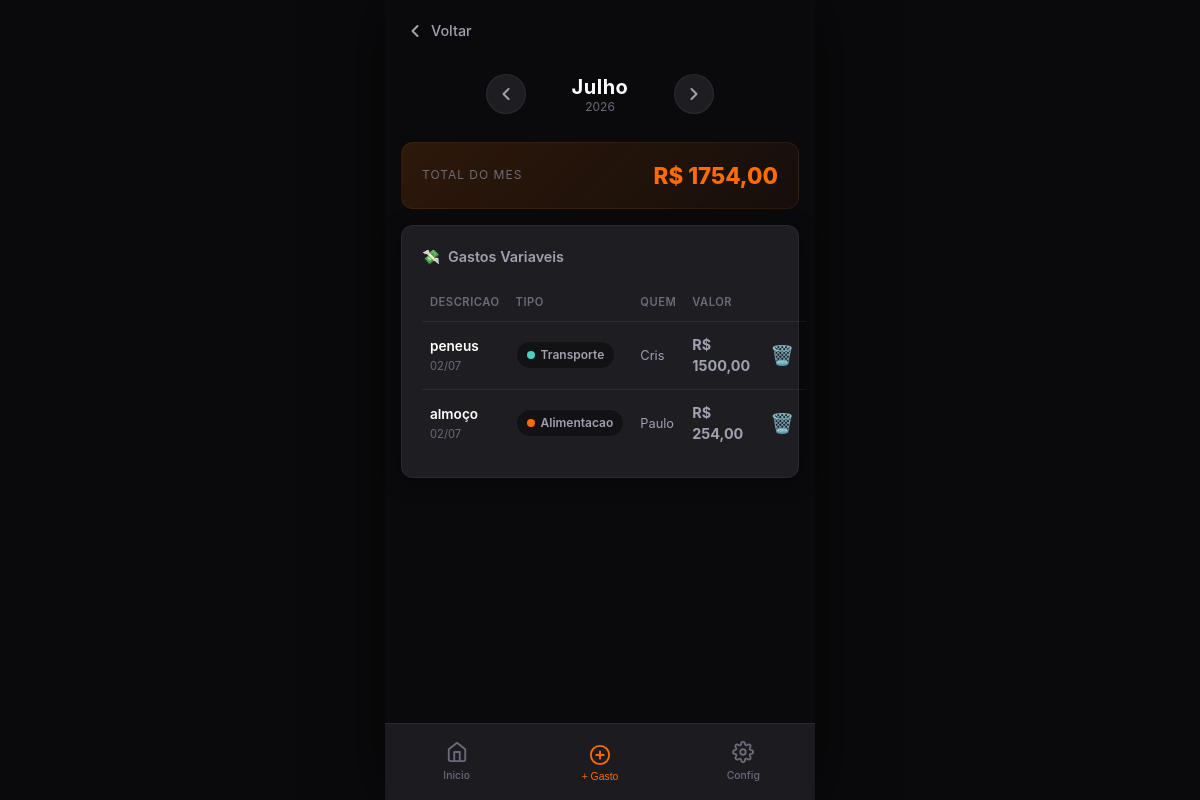
/variable-expenses (signed in), run on the app's committed database.
### app.py (models this page shows)
class VariableExpense(db.Model):
    __tablename__ = 'variable_expenses'
    id = db.Column(db.Integer, primary_key=True)
    description = db.Column(db.String(200), nullable=False)
    value = db.Column(db.Float, nullable=False)
    date = db.Column(db.DateTime, default=datetime.utcnow)
    month = db.Column(db.Integer, nullable=False)
    year = db.Column(db.Integer, nullable=False)
    user_id = db.Column(db.Integer, db.ForeignKey('users.id'), nullable=False)
    expense_type_id = db.Column(db.Integer, db.ForeignKey('expense_types.id'), nullable=False)
    created_at = db.Column(db.DateTime, default=datetime.utcnow)

class ExpenseType(db.Model):
    __tablename__ = 'expense_types'
    id = db.Column(db.Integer, primary_key=True)
    name = db.Column(db.String(100), nullable=False)
    color = db.Column(db.String(7), default='#FF6B00')
    created_at = db.Column(db.DateTime, default=datetime.utcnow)
    variable_expenses = db.relationship('VariableExpense', backref='expense_type', lazy=True)
    fixed_expenses = db.relationship('FixedExpense', backref='expense_type', lazy=True)

class User(db.Model):
    __tablename__ = 'users'
    id = db.Column(db.Integer, primary_key=True)
    name = db.Column(db.String(100), nullable=False)
    email = db.Column(db.String(120), unique=True, nullable=False)
    password_hash = db.Column(db.String(256), nullable=False)
    is_admin = db.Column(db.Boolean, default=False)
    created_at = db.Column(db.DateTime, default=datetime.utcnow)
    expenses = db.relationship('VariableExpense', backref='user', lazy=True, cascade='all, delete-orphan')
    fixed_expenses = db.relationship('FixedExpense', backref='user', lazy=True, cascade='all, delete-orphan')

### app.py (the view)
@app.route("/variable-expenses")
@login_required
def variable_expenses():
    month = request.args.get("month", type=int)
    year = request.args.get("year", type=int)
    if month is None or year is None:
        month, year = get_current_month_year()
    month = max(0, min(11, month))
    ctx = get_month_context(month, year)
    expenses = VariableExpense.query.filter_by(month=month, year=year).order_by(VariableExpense.date.desc()).all()
    users = {u.id: u.name for u in User.query.all()}
    types = {t.id: {"name": t.name, "color": t.color} for t in ExpenseType.query.all()}
    total = sum(e.value for e in expenses)
    return render_template("variable_expenses.html",
        month_ctx=ctx,
        expenses=expenses,
        users=users,
        types=types,
        total=total,
        expense_types=ExpenseType.query.all(),
        all_users=User.query.all(),
    )

### app.py (called while the page is built)
def login_required(f):
    @wraps(f)
    def decorated_function(*args, **kwargs):
        if 'user_id' not in session:
            flash('Faca login para continuar.', 'warning')
            return redirect(url_for('login'))
        return f(*args, **kwargs)
    return decorated_function

def get_month_context(month_idx, year):
    month_idx = max(0, min(11, month_idx))
    return {
        "name": MONTHS_PT[month_idx],
        "index": month_idx,
        "year": year,
        "prev_month": month_idx - 1 if month_idx > 0 else 11,
        "prev_year": year if month_idx > 0 else year - 1,
        "next_month": month_idx + 1 if month_idx < 11 else 0,
        "next_year": year if month_idx < 11 else year + 1,
    }

def get_current_month_year():
    now = datetime.now()
    return now.month - 1, now.year

@app.context_processor
def inject_globals():
    return {
        'now': datetime.now(),
        'months': MONTHS_PT,
    }

### templates/variable_expenses.html (shortened to what this page needs)
{% extends "base.html" %}
{% block content %}
<div class="page-header">
    <a href="{{ url_for('dashboard', month=month_ctx.index, year=month_ctx.year) }}" class="back-btn">
        <svg width="20" height="20" viewBox="0 0 24 24" fill="none" stroke="currentColor" stroke-width="2.5" stroke-linecap="round" stroke-linejoin="round"><polyline points="15 18 9 12 15 6"></polyline></svg>
        Voltar
    </a>
</div>
<div class="top-bar">
    <div class="month-nav">
        <a href="{{ url_for('variable_expenses', month=month_ctx.prev_month, year=month_ctx.prev_year) }}" aria-label="Mes anterior">
            <svg width="20" height="20" viewBox="0 0 24 24" fill="none" stroke="currentColor" stroke-width="2.5" stroke-linecap="round" stroke-linejoin="round"><polyline points="15 18 9 12 15 6"></polyline></svg>
        </a>
        <div>
            <div class="month-name">{{ month_ctx.name }}</div>
            <div class="year-label">{{ month_ctx.year }}</div>
        </div>
        <a href="{{ url_for('variable_expenses', month=month_ctx.next_month, year=month_ctx.next_year) }}" aria-label="Proximo mes">
            <svg width="20" height="20" viewBox="0 0 24 24" fill="none" stroke="currentColor" stroke-width="2.5" stroke-linecap="round" stroke-linejoin="round"><polyline points="9 18 15 12 9 6"></polyline></svg>
        </a>
    </div>
</div>
<div class="total-bar">
    <div class="label">Total do Mes</div>
    <div class="value">R$ {{ "{:.2f}".format(total).replace(".", ",") }}</div>
</div>
<div class="card">
    <div class="card-header">
        <div class="card-title">
            <span>💸</span> Gastos Variaveis
        </div>
    </div>
    {% if expenses %}
    <table class="data-table">
        <thead>
            <tr>
                <th>Descricao</th>
                <th>Tipo</th>
                <th>Quem</th>
                <th>Valor</th>
                <th></th>
            </tr>
        </thead>
        <tbody>
            {% for expense in expenses %}
            <tr>
                <td>
                    <div style="font-weight: 600; color: var(--text-primary); font-size: 0.85rem;">{{ expense.description }}</div>
                    <div style="font-size: 0.7rem; color: var(--text-muted); margin-top: 2px;">{{ expense.date.strftime('%d/%m') if expense.date else '' }}</div>
                </td>
                <td>
                    {% if expense.expense_type_id in types %}
                    <span class="type-tag">
                        <span class="dot" style="background: {{ types[expense.expense_type_id].color }}"></span>
                        {{ types[expense.expense_type_id].name }}
                    </span>
                    {% else %}
                    <span style="color: var(--text-muted); font-size: 0.8rem;">-</span>
                    {% endif %}
                </td>
                <td style="font-size: 0.8rem;">{{ users[expense.user_id] }}</td>
                <td style="font-weight: 700; font-size: 0.9rem;">R$ {{ "{:.2f}".format(expense.value).replace(".", ",") }}</td>
                <td class="actions">
                    <form method="POST" action="{{ url_for('delete_variable_expense', expense_id=expense.id) }}" style="display: inline;" onsubmit="return confirm('Remover este gasto?')">
                        <button type="submit" class="btn-icon" title="Remover">🗑️</button>
                    </form>
                </td>
            </tr>
            {% endfor %}
        </tbody>
    </table>
    {% else %}
    <div class="empty-state">
        <div class="icon">📝</div>
        <p>Nenhum gasto variavel este mes.</p>
        <p style="margin-top: 8px; font-size: 0.8rem;">Clique em <strong>+ Gasto</strong> na barra inferior para adicionar.</p>
    </div>
    {% endif %}
</div>
{% endblock %}

### templates/base.html (style rules this page uses)
:root { --bg-primary: #121214; --bg-card: #1D1D22; --bg-card-hover: #25252C; --bg-input: #16161A; --text-primary: #FFFFFF; --text-secondary: #A0A0B0; --text-muted: #6B6B7B; --accent-orange: #FF6B00; --accent-orange-light: #FF8533; --accent-orange-glow: rgba(255, 107, 0, 0.15); --accent-red: #E04040; --accent-red-light: #F06060; --accent-green: #2ECC71; --accent-green-light: #58D68D; --border-subtle: rgba(255, 255, 255, 0.06); --border-focus: rgba(255, 107, 0, 0.3); --shadow-card: 0 4px 20px rgba(0, 0, 0, 0.4); --shadow-glow: 0 0 20px rgba(255, 107, 0, 0.1); --radius-sm: 8px; --radius-md: 12px; --radius-lg: 16px; --transition: all 0.25s cubic-bezier(0.4, 0, 0.2, 1); }
* { margin: 0; padding: 0; box-sizing: border-box; -webkit-tap-highlight-color: transparent; }
html { font-size: 16px; scroll-behavior: smooth; }
body { font-family: -apple-system, BlinkMacSystemFont, 'Segoe UI', Roboto, 'Helvetica Neue', Arial, sans-serif; background-color: var(--bg-primary); color: var(--text-primary); min-height: 100vh; line-height: 1.5; overflow-x: hidden; -webkit-font-smoothing: antialiased; }
@media (min-width: 431px) { body { background: #0a0a0c; } }
.card { background: var(--bg-card); border-radius: var(--radius-md); margin: 0 16px 16px; padding: 20px; border: 1px solid var(--border-subtle); box-shadow: var(--shadow-card); transition: var(--transition); animation: fadeInUp 0.5s ease-out forwards; }
.card-header { display: flex; align-items: center; justify-content: space-between; margin-bottom: 16px; }
.card-title { font-size: 0.9rem; font-weight: 600; color: var(--text-secondary); display: flex; align-items: center; gap: 8px; }
.top-bar { padding: 20px 20px 10px; text-align: center; }
.month-nav { display: flex; align-items: center; justify-content: center; gap: 24px; margin-bottom: 16px; }
.month-nav a, .month-nav button { display: flex; align-items: center; justify-content: center; width: 40px; height: 40px; border-radius: 50%; background: var(--bg-card); color: var(--text-secondary); text-decoration: none; font-size: 18px; transition: var(--transition); border: 1px solid var(--border-subtle); cursor: pointer; }
.month-name { font-size: 1.25rem; font-weight: 700; color: var(--text-primary); letter-spacing: 0.5px; min-width: 100px; }
.year-label { font-size: 0.75rem; color: var(--text-muted); margin-top: -4px; }
.btn-icon { background: none; border: none; color: var(--text-muted); cursor: pointer; padding: 4px; font-size: 1.2rem; transition: var(--transition); }
.data-table { width: 100%; border-collapse: collapse; margin-top: 12px; font-size: 0.85rem; }
.data-table th { text-align: left; padding: 10px 8px; color: var(--text-muted); font-weight: 600; font-size: 0.7rem; text-transform: uppercase; letter-spacing: 0.5px; border-bottom: 1px solid var(--border-subtle); }
.data-table td { padding: 12px 8px; border-bottom: 1px solid var(--border-subtle); color: var(--text-secondary); }
.data-table tr:last-child td { border-bottom: none; }
.data-table .actions { text-align: right; }
.type-tag { display: inline-flex; align-items: center; gap: 6px; padding: 4px 10px; border-radius: 20px; font-size: 0.75rem; font-weight: 600; background: var(--bg-primary); border: 1px solid var(--border-subtle); }
.type-tag .dot { width: 8px; height: 8px; border-radius: 50%; }
.page-header { padding: 20px 20px 10px; display: flex; align-items: center; justify-content: space-between; }
.page-header .back-btn { display: flex; align-items: center; gap: 6px; color: var(--text-secondary); text-decoration: none; font-size: 0.9rem; font-weight: 500; }
.total-bar { display: flex; justify-content: space-between; align-items: center; padding: 16px 20px; background: linear-gradient(135deg, var(--accent-orange-glow), rgba(255, 107, 0, 0.05)); border: 1px solid rgba(255, 107, 0, 0.1); border-radius: var(--radius-md); margin: 0 16px 16px; }
.total-bar .label { font-size: 0.75rem; color: var(--text-muted); text-transform: uppercase; letter-spacing: 1px; }
.total-bar .value { font-size: 1.4rem; font-weight: 800; color: var(--accent-orange); }

### data on the page
VariableExpense: description "peneus", date "02/07", value "1500,00"
ExpenseType: name "Transporte"
User: name "Cris"
VariableExpense: description "almoço", date "02/07", value "254,00"
ExpenseType: name "Alimentacao"
User: name "Paulo"

### other printed values
{{ month_ctx.name }} "Julho"
{{ month_ctx.year }} "2026"
{{ "{:.2f}".format(total).replace(".", ",") }} "1754,00"
